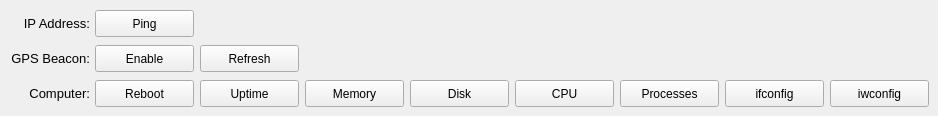
         <widget class="QWidget" name="page_ip">
          <widget class="QPushButton" name="pushButton_remote_actions_ip_gps_beacon_enable_disable_1">
           <property name="geometry">
            <rect>
             <x>95</x>
             <y>45</y>
             <width>99</width>
             <height>27</height>
            </rect>
           </property>
           <property name="text">
            <string>Enable</string>
           </property>
          </widget>
          <widget class="QPushButton" name="pushButton_remote_actions_ip_gps_beacon_refresh_1">
           <property name="enabled">
            <bool>true</bool>
           </property>
           <property name="geometry">
            <rect>
             <x>200</x>
             <y>45</y>
             <width>99</width>
             <height>27</height>
            </rect>
           </property>
           <property name="text">
            <string>Refresh</string>
           </property>
          </widget>
          <widget class="QLabel" name="label2_remote_actions_ip_addr_1">
           <property name="geometry">
            <rect>
             <x>10</x>
             <y>10</y>
             <width>80</width>
             <height>27</height>
            </rect>
           </property>
           <property name="font">
            <font>
             <pointsize>10</pointsize>
             <underline>false</underline>
            </font>
           </property>
           <property name="text">
            <string>IP Address:</string>
           </property>
           <property name="alignment">
            <set>Qt::AlignRight|Qt::AlignTrailing|Qt::AlignVCenter</set>
           </property>
          </widget>
          <widget class="QLabel" name="label2_ip_gps_beacon_enable_disable_1">
           <property name="geometry">
            <rect>
             <x>10</x>
             <y>45</y>
             <width>80</width>
             <height>27</height>
            </rect>
           </property>
           <property name="font">
            <font>
             <pointsize>10</pointsize>
             <underline>false</underline>
            </font>
           </property>
           <property name="text">
            <string>GPS Beacon:</string>
           </property>
           <property name="alignment">
            <set>Qt::AlignRight|Qt::AlignTrailing|Qt::AlignVCenter</set>
           </property>
          </widget>
          <widget class="QPushButton" name="pushButton_remote_actions_ip_ping_1">
           <property name="geometry">
            <rect>
             <x>95</x>
             <y>10</y>
             <width>99</width>
             <height>27</height>
            </rect>
           </property>
           <property name="text">
            <string>Ping</string>
           </property>
          </widget>
          <widget class="QPushButton" name="pushButton_remote_actions_ip_reboot_1">
           <property name="enabled">
            <bool>true</bool>
           </property>
           <property name="geometry">
            <rect>
             <x>95</x>
             <y>80</y>
             <width>99</width>
             <height>27</height>
            </rect>
           </property>
           <property name="text">
            <string>Reboot</string>
           </property>
          </widget>
          <widget class="QPushButton" name="pushButton_remote_actions_ip_uptime_1">
           <property name="enabled">
            <bool>true</bool>
           </property>
           <property name="geometry">
            <rect>
             <x>200</x>
             <y>80</y>
             <width>99</width>
             <height>27</height>
            </rect>
           </property>
           <property name="text">
            <string>Uptime</string>
           </property>
          </widget>
          <widget class="QPushButton" name="pushButton_remote_actions_ip_memory_1">
           <property name="enabled">
            <bool>true</bool>
           </property>
           <property name="geometry">
            <rect>
             <x>305</x>
             <y>80</y>
             <width>99</width>
             <height>27</height>
            </rect>
           </property>
           <property name="text">
            <string>Memory</string>
           </property>
          </widget>
          <widget class="QPushButton" name="pushButton_remote_actions_ip_disk_1">
           <property name="enabled">
            <bool>true</bool>
           </property>
           <property name="geometry">
            <rect>
             <x>410</x>
             <y>80</y>
             <width>99</width>
             <height>27</height>
            </rect>
           </property>
           <property name="text">
            <string>Disk</string>
           </property>
          </widget>
          <widget class="QLabel" name="label2_remote_actions_ip_computer_1">
           <property name="geometry">
            <rect>
             <x>10</x>
             <y>80</y>
             <width>80</width>
             <height>27</height>
            </rect>
           </property>
           <property name="font">
            <font>
             <pointsize>10</pointsize>
             <underline>false</underline>
            </font>
           </property>
           <property name="text">
            <string>Computer:</string>
           </property>
           <property name="alignment">
            <set>Qt::AlignRight|Qt::AlignTrailing|Qt::AlignVCenter</set>
           </property>
          </widget>
          <widget class="QPushButton" name="pushButton_remote_actions_ip_cpu_1">
           <property name="enabled">
            <bool>true</bool>
           </property>
           <property name="geometry">
            <rect>
             <x>515</x>
             <y>80</y>
             <width>99</width>
             <height>27</height>
            </rect>
           </property>
           <property name="text">
            <string>CPU</string>
           </property>
          </widget>
          <widget class="QPushButton" name="pushButton_remote_actions_ip_processes_1">
           <property name="enabled">
            <bool>true</bool>
           </property>
           <property name="geometry">
            <rect>
             <x>620</x>
             <y>80</y>
             <width>99</width>
             <height>27</height>
            </rect>
           </property>
           <property name="text">
            <string>Processes</string>
           </property>
          </widget>
          <widget class="QPushButton" name="pushButton_remote_actions_ip_ifconfig_1">
           <property name="enabled">
            <bool>true</bool>
           </property>
           <property name="geometry">
            <rect>
             <x>725</x>
             <y>80</y>
             <width>99</width>
             <height>27</height>
            </rect>
           </property>
           <property name="text">
            <string>ifconfig</string>
           </property>
          </widget>
          <widget class="QPushButton" name="pushButton_remote_actions_ip_iwconfig_1">
           <property name="enabled">
            <bool>true</bool>
           </property>
           <property name="geometry">
            <rect>
             <x>830</x>
             <y>80</y>
             <width>99</width>
             <height>27</height>
            </rect>
           </property>
           <property name="text">
            <string>iwconfig</string>
           </property>
          </widget>
         </widget>
